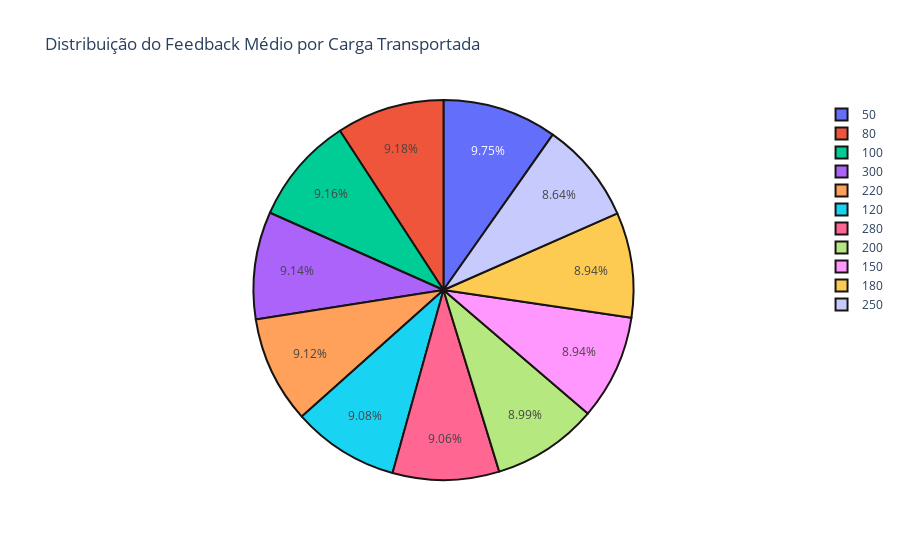

The notebook cell this image was saved under:
### Code cell
def grafico_pizza(eixoX, eixoY):
    df_emp = (df
              .groupby([eixoX])[eixoY]
              .mean()  # Calcula a média do feedback por carga
              .to_frame()
              .reset_index()
             )

    fig = px.pie(df_emp, values=eixoY, names=eixoX,
                 title='Distribuição do Feedback Médio por Carga Transportada')
    fig.update_traces(marker=dict(line=dict(color='#191414', width=2)))  # Adiciona contorno
    fig.show()

x = 'carga_transportada'
y = 'feedback_cliente'

grafico_pizza(x, y)

### Figure 1 — Plotly figure (JSON) as saved in the notebook; plotly's stock layout.template omitted (floating-point values rounded to 4 significant figures)
{"data": [{"domain": {"x": [0, 1], "y": [0, 1]}, "hovertemplate": "carga_transportada=%{label}<br>feedback_cliente=%{value}<extra></extra>", "labels": [50, 80, 100, 120, 150, 180, 200, 220, 250, 280, 300], "legendgroup": "", "marker": {"line": {"color": "#191414", "width": 2}}, "name": "", "showlegend": true, "type": "pie", "values": [4.8, 4.517, 4.508, 4.467, 4.4, 4.4, 4.425, 4.491, 4.25, 4.46, 4.5]}], "layout": {"legend": {"tracegroupgap": 0}, "title": {"text": "Distribuição do Feedback Médio por Carga Transportada"}}}
